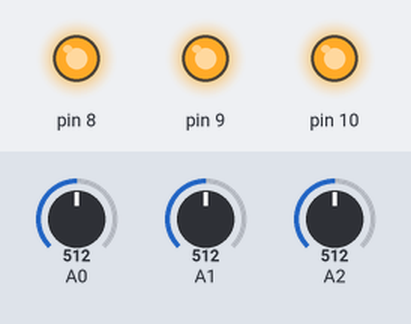
Recording of a sketch running on a simulated Arduino Uno, built with avr-gcc and run on an emulated ATmega328P. Shown: output pins drawn as LEDs (lit = HIGH). The test bench sets the inputs (shaded band); at power-on: A0 = 512, A1 = 512, A2 = 512.

Above: at 1.2 s.
1.3 s: A0 set to 122
At 1.6 s:
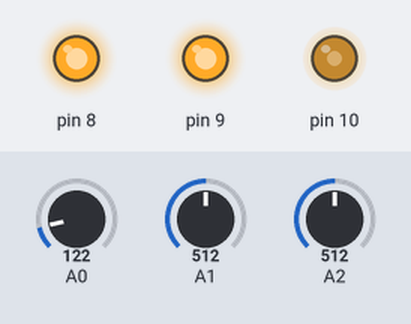
2.8 s: A1 set to 122
At 3.9 s:
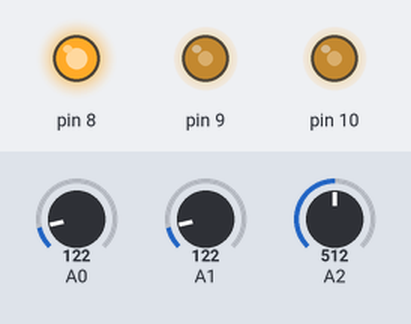
4.3 s: A2 set to 141
5.8 s: A2 set to 121
At 6.2 s:
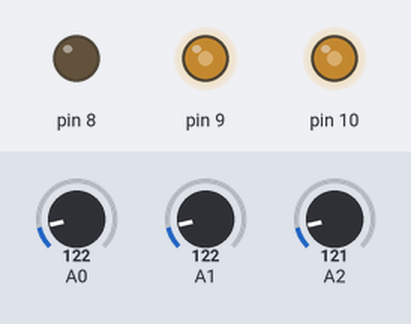
7.3 s: A0 set to 0
At 8.5 s:
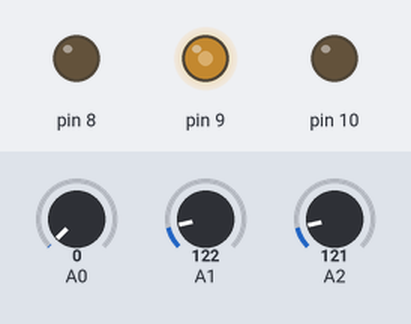
8.8 s: A1 set to 0
At 9.7 s:
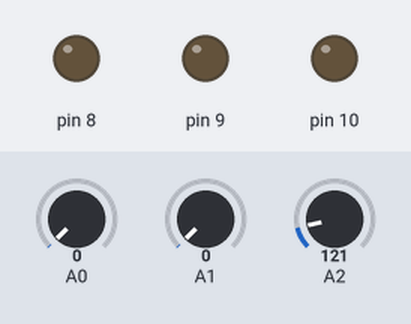
Timing chart, 0 to 11.3 s (numbered marks = the images above; inputs shaded):
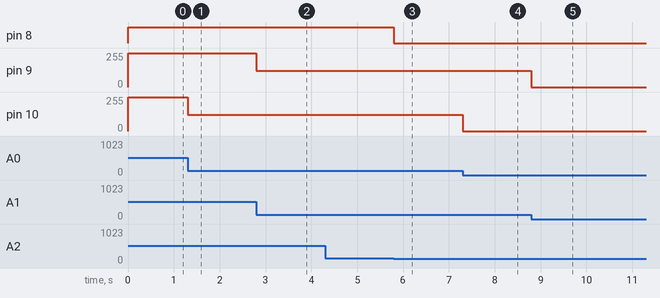

Measured:
- the behaviour switches between 128 and 127 on A2 (found by bisection; images 2 and 3)
- after the input at 1.3 s, pin 10: 255/255 → 122/255 at once
- after the input at 2.8 s, pin 9: 255/255 → 122/255 at once
- after the input at 4.3 s, every drawn part: stays the same
- after the input at 5.8 s, pin 8: HIGH → LOW at once
- after the input at 7.3 s, pin 10: 122/255 → 0/255 at once
- after the input at 8.8 s, pin 9: 122/255 → 0/255 at once

The sketch:

0928_LAB3.ino
```cpp
void setup() {
pinMode(8,OUTPUT);
pinMode(9,OUTPUT);
pinMode(10,OUTPUT);
}

void loop() {
int r = analogRead(A2);
int g = analogRead(A1);
int b = analogRead(A0);

analogWrite(8,r);
analogWrite(9,g);
analogWrite(10,b);

}
```
